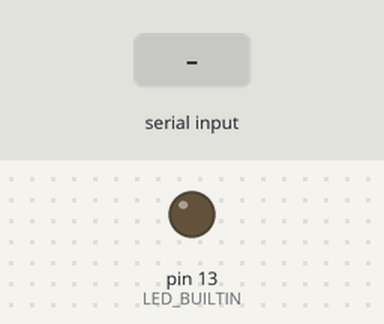
The sketch below on a simulated Arduino Uno, built with avr-gcc and run on an emulated ATmega328P. On the bench: output pins drawn as LEDs (lit = HIGH). The test bench sets the inputs (shaded band).

Above: at 1.2 s.
1.3 s: "Hi" received over Serial
At 2.42 s:
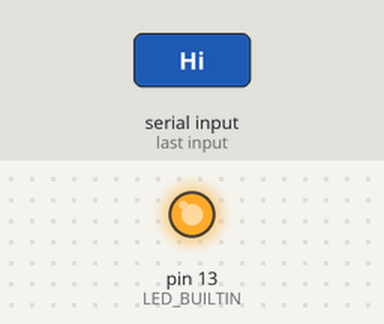
Timing chart, 0 to 4.3 s (numbered marks = the images above; inputs shaded):
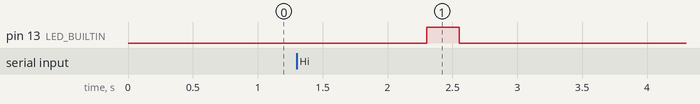

The sketch:

HC-12_receiv.ino
```cpp
void setup() {
  Serial.begin(9600);
  pinMode(LED_BUILTIN, OUTPUT);
}

void loop(){
  if(Serial.available()>0){
    String input = Serial.readString();
    if(input == "Hi"){
      digitalWrite(LED_BUILTIN,HIGH);
      delay(250);
      digitalWrite(LED_BUILTIN,LOW);
    }
  }
}
//https://www.youtube.com/watch?v=0zOTvB0T5fY&ab_channel=DIYTECHBROS
```

Measured:
- after the input at 1.3 s, pin 13 (LED_BUILTIN): LOW → HIGH after 1.0 s, → LOW 0.25 s later
